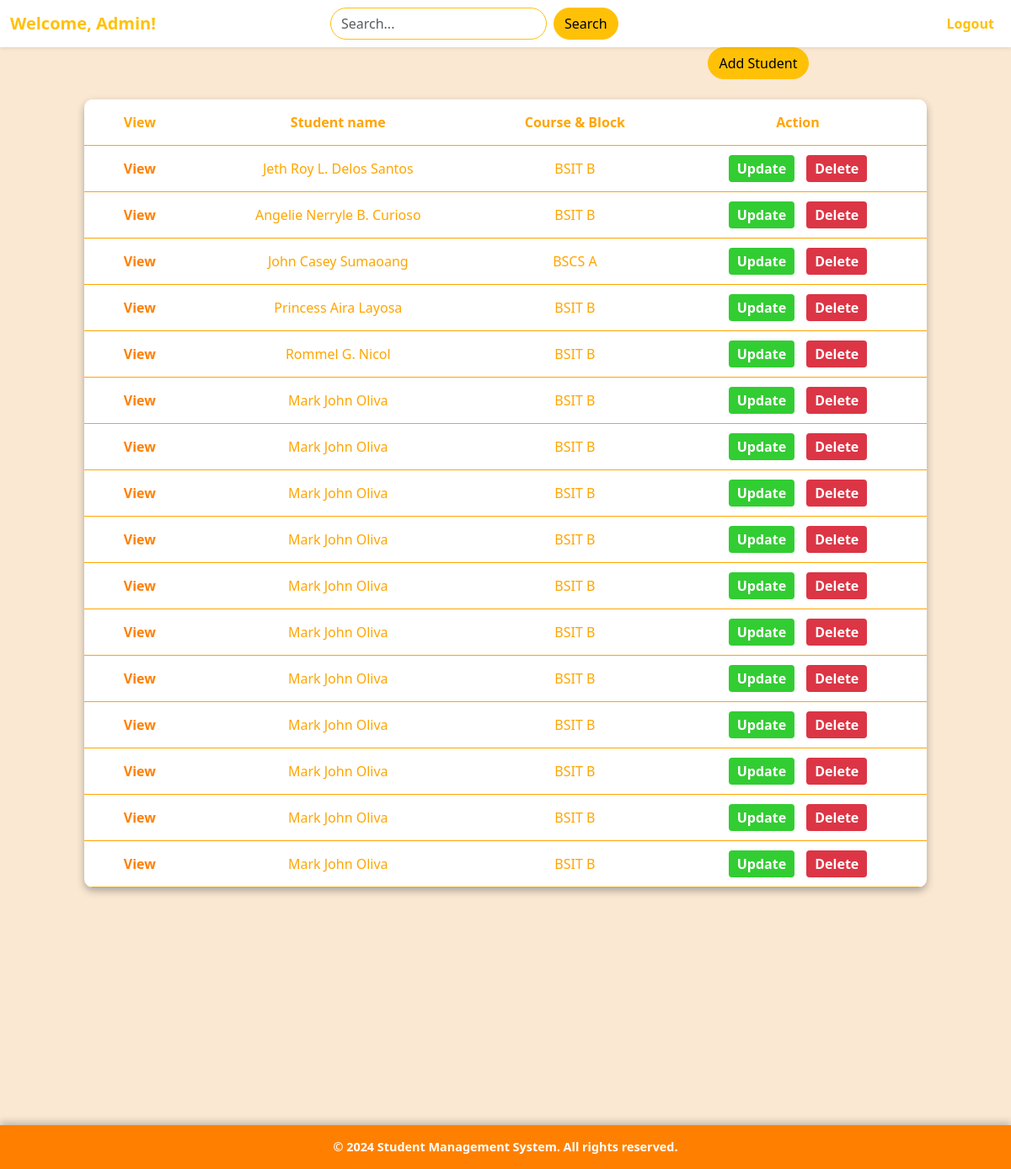
The page /admin_page.php (signed in) on the database its author committed.
### tables this page shows
CREATE TABLE `students` (
  `students_id` int(11) NOT NULL,
  `student_name` varchar(255) NOT NULL,
  `gender` varchar(55) NOT NULL,
  `address` varchar(255) NOT NULL,
  `birth_date` date NOT NULL,
  `course` varchar(255) NOT NULL,
  `block` varchar(255) NOT NULL,
  `date_of_entry` date NOT NULL DEFAULT current_timestamp(),
  `status` char(1) NOT NULL DEFAULT 'r' COMMENT 'r - regular\r\ni - irregular\r\ng - graduate',
  `user_type` char(1) NOT NULL DEFAULT 's' COMMENT 's - student'
);

### admin_page.php (the view, shortened to what this page needs)
<?php
include 'server/connection.php';
$searchTerm = isset($_GET['search']) ? trim($_GET['search']) : '';
$sql = "SELECT students_id, student_name, course, block FROM students";
$result = $conn->query($sql);
?>
<!DOCTYPE html>
<html lang="en">
<head>
    <link rel="stylesheet" href="css/userpage.css">
    <link href="https://cdn.jsdelivr.net/npm/bootstrap@5.3.0/dist/css/bootstrap.min.css" rel="stylesheet">
</head>
<body>
<nav class="navbar navbar-expand-lg bg-white shadow-sm">
        <div class="container-fluid">
            <span class="navbar-brand text-warning fw-bold">Welcome, Admin!</span>
            <div class="collapse navbar-collapse" id="navbarContent">
                <form class="d-flex mx-auto" role="search" method="GET">
                    <input class="form-control me-2 rounded-pill border-warning" type="search" id="searchInput" name="search" placeholder="Search..." aria-label="Search" value="<?= htmlspecialchars($searchTerm); ?>">
                    <button class="btn btn-warning rounded-pill" id="searchBtn" type="submit">Search</button>
                </form>
                <ul class="navbar-nav ms-auto">
                    <li class="nav-item">
                        <a class="nav-link text-warning fw-bold" href="logout.php">Logout</a>
                    </li>
                </ul>
            </div>
        </div>
    </nav>
<div class="text-center mb-4" style="padding-left: 50%;" >
    <button type="button" class="btn btn-warning rounded-pill" data-bs-toggle="modal" data-bs-target="#addStudentModal">
        Add Student
    </button>
</div>
    <table>
        <thead>
            <tr>
                <th>View</th>
                <th>Student name</th>
                <th>Course & Block</th>
                <th>Action</th>
            </tr>
        </thead>
        <tbody>
            <?php
            if ($result->num_rows > 0) {
                while ($row = $result->fetch_assoc()) {
                    echo "<tr>";
                    echo "<td><a href='view_student.php?id=" . $row['students_id'] . "'>View</a></td>";
                    echo "<td>" . $row['student_name'] . "</td>";
                    echo "<td>" . $row['course'] . " " . $row['block'] . "</td>";
                    echo "<td><a href='update_student.php?id=" . $row['students_id'] . "' class='update-btn'>Update</a>
                          <a href='delete_student.php?id=" . $row['students_id'] . "' class='delete-btn' onclick='return confirm(\"Are you sure you want to delete this student?\")'>Delete</a></td>";
                    echo "</tr>";
                }
            } else {
                echo "<tr><td colspan='4'>No students found</td></tr>";
            }
            ?>
        </tbody>
    </table>
    <footer>
        &copy; 2024 Student Management System. All rights reserved.
    </footer>
</body>
</html>

### css/userpage.css (style rules this page uses)
body { font-family: 'Roboto', sans-serif; background: linear-gradient(to bottom right, #fae8d2, #fae8d2); color: #ffffff; }
table { width: 90%; max-width: 1000px; margin: 20px auto; border-collapse: collapse; background: white; border-radius: 10px; overflow: hidden; box-shadow: 0 4px 10px rgba(0, 0, 0, 0.3); }
table th, table td { text-align: center; padding: 15px; border-bottom: 1px solid orange; color: orange; }
table th { background: white; color: orange; font-size: 1rem; }
table a { font-weight: bold; border: none; padding: 5px 10px; border-radius: 5px; cursor: pointer; text-decoration: none; color: #ff8000; }
.update-btn, .delete-btn { padding: 5px 10px; text-decoration: none; border-radius: 4px; color: white; margin: 0 5px; }
.update-btn { background-color: limegreen; }
.delete-btn { background-color: #dc3545; }
footer { text-align: center; padding: 15px; background-color: #ff8000; color: white; font-size: 0.9rem; font-weight: bold; box-shadow: 0 -4px 8px rgba(0, 0, 0, 0.2); position: relative; margin-top: 282px; }

### rows shown on the page
students: student_name "Jeth Roy L. Delos Santos", course "BSIT", block "B"
students: student_name "Angelie Nerryle B. Curioso", course "BSIT", block "B"
students: student_name "John Casey Sumaoang", course "BSCS", block "A"
students: student_name "Princess Aira Layosa", course "BSIT", block "B"
students: student_name "Rommel G. Nicol", course "BSIT", block "B"
students: student_name "Mark John Oliva", course "BSIT", block "B"
students: student_name "Mark John Oliva", course "BSIT", block "B"
students: student_name "Mark John Oliva", course "BSIT", block "B"
students: student_name "Mark John Oliva", course "BSIT", block "B"
students: student_name "Mark John Oliva", course "BSIT", block "B"
students: student_name "Mark John Oliva", course "BSIT", block "B"
students: student_name "Mark John Oliva", course "BSIT", block "B"
students: student_name "Mark John Oliva", course "BSIT", block "B"
students: student_name "Mark John Oliva", course "BSIT", block "B"
students: student_name "Mark John Oliva", course "BSIT", block "B"
students: student_name "Mark John Oliva", course "BSIT", block "B"
